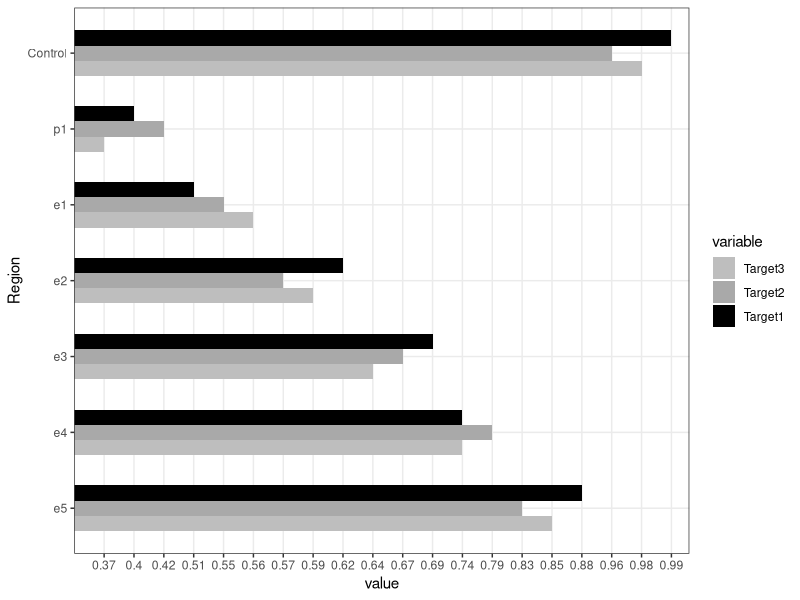

R code for this plot:

##########################################
### Initialization
##########################################

# Import
library(ggplot2)
library(reshape2)

# Barplot Parameters
graphWidth = 5
graphHeight = 6
deviceName = "pdf"
deviceDPI = 300

##########################################
### Heatmap Functions
##########################################

# Barplot
createBarplot <- function(data, outputFile){

  # Barplot
  bar = ggplot(data, aes(Region, value)) 
  bar = bar + geom_bar(aes(fill = variable), width = 0.6, position = position_dodge(width=0.6), stat="identity")
  bar = bar + scale_fill_manual(values = c("Target1" = "black", "Target2" = "darkgrey", "Target3" = "grey"))
  bar = bar + coord_flip()
  bar = bar + theme_bw()

  # Saving graph
  ggsave(outputFile, plot=bar, device = deviceName, dpi = deviceDPI, width = graphWidth, height = graphHeight)

}

##########################################
### Execution
##########################################

# Reading gene symbols
df <- data.frame(Region = c("Control","p1","e1","e2","e3","e4","e5"), Target3 = c(0.98,0.37,0.56,0.59,0.64,0.74,0.85), Target2 = c(0.96,0.42,0.55,0.57,0.67,0.79,0.83), Target1 = c(0.99,0.40,0.51,0.62,0.69,0.74,0.88))
df$Region <- factor(rev(df$Region), levels = unique(rev(df$Region)))
df$Target3 <- factor(rev(df$Target3), levels = unique(rev(df$Target3)))
df$Target2 <- factor(rev(df$Target2), levels = unique(rev(df$Target2)))
df$Target1 <- factor(rev(df$Target1), levels = unique(rev(df$Target1)))
dataMelt <- melt(df, id.vars='Region')

# Barplot
outputFileNamePlot = "./qpcr.pdf"
createBarplot(dataMelt, outputFileNamePlot)


